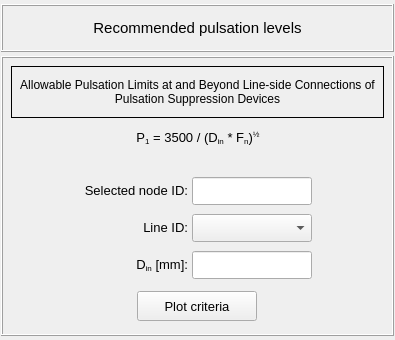
<?xml version="1.0" encoding="UTF-8"?>
<ui version="4.0">
 <class>Form</class>
 <widget class="QWidget" name="Form">
  <property name="geometry">
   <rect>
    <x>0</x>
    <y>0</y>
    <width>395</width>
    <height>340</height>
   </rect>
  </property>
  <property name="maximumSize">
   <size>
    <width>16777215</width>
    <height>340</height>
   </size>
  </property>
  <property name="windowTitle">
   <string>Form</string>
  </property>
  <layout class="QGridLayout" name="gridLayout">
   <property name="leftMargin">
    <number>1</number>
   </property>
   <property name="topMargin">
    <number>4</number>
   </property>
   <property name="rightMargin">
    <number>1</number>
   </property>
   <property name="bottomMargin">
    <number>4</number>
   </property>
   <property name="verticalSpacing">
    <number>4</number>
   </property>
   <item row="0" column="0">
    <widget class="QFrame" name="frame_title">
     <property name="minimumSize">
      <size>
       <width>0</width>
       <height>48</height>
      </size>
     </property>
     <property name="maximumSize">
      <size>
       <width>16777215</width>
       <height>48</height>
      </size>
     </property>
     <property name="frameShape">
      <enum>QFrame::Box</enum>
     </property>
     <property name="frameShadow">
      <enum>QFrame::Raised</enum>
     </property>
     <layout class="QGridLayout" name="gridLayout_2">
      <item row="0" column="0">
       <widget class="QLabel" name="label">
        <property name="font">
         <font>
          <pointsize>11</pointsize>
          <weight>50</weight>
          <bold>false</bold>
          <kerning>false</kerning>
         </font>
        </property>
        <property name="text">
         <string>Recommended pulsation levels</string>
        </property>
        <property name="alignment">
         <set>Qt::AlignCenter</set>
        </property>
       </widget>
      </item>
     </layout>
    </widget>
   </item>
   <item row="1" column="0">
    <widget class="QFrame" name="frame_main">
     <property name="frameShape">
      <enum>QFrame::Box</enum>
     </property>
     <property name="frameShadow">
      <enum>QFrame::Raised</enum>
     </property>
     <layout class="QGridLayout" name="gridLayout_3">
      <property name="leftMargin">
       <number>4</number>
      </property>
      <property name="topMargin">
       <number>4</number>
      </property>
      <property name="rightMargin">
       <number>4</number>
      </property>
      <property name="bottomMargin">
       <number>4</number>
      </property>
      <property name="spacing">
       <number>4</number>
      </property>
      <item row="0" column="0">
       <widget class="QFrame" name="frame_14">
        <property name="frameShape">
         <enum>QFrame::NoFrame</enum>
        </property>
        <property name="frameShadow">
         <enum>QFrame::Raised</enum>
        </property>
        <layout class="QGridLayout" name="gridLayout_9">
         <property name="leftMargin">
          <number>4</number>
         </property>
         <property name="topMargin">
          <number>4</number>
         </property>
         <property name="rightMargin">
          <number>4</number>
         </property>
         <property name="bottomMargin">
          <number>0</number>
         </property>
         <property name="spacing">
          <number>4</number>
         </property>
         <item row="1" column="0">
          <widget class="QFrame" name="frame_15">
           <property name="minimumSize">
            <size>
             <width>0</width>
             <height>32</height>
            </size>
           </property>
           <property name="maximumSize">
            <size>
             <width>16777215</width>
             <height>32</height>
            </size>
           </property>
           <property name="frameShape">
            <enum>QFrame::NoFrame</enum>
           </property>
           <property name="frameShadow">
            <enum>QFrame::Raised</enum>
           </property>
           <layout class="QGridLayout" name="gridLayout_10">
            <property name="leftMargin">
             <number>2</number>
            </property>
            <property name="topMargin">
             <number>2</number>
            </property>
            <property name="rightMargin">
             <number>2</number>
            </property>
            <property name="bottomMargin">
             <number>2</number>
            </property>
            <property name="spacing">
             <number>2</number>
            </property>
            <item row="0" column="1">
             <widget class="QLabel" name="label_10">
              <property name="font">
               <font>
                <pointsize>10</pointsize>
               </font>
              </property>
              <property name="text">
               <string>&lt;html&gt;&lt;head/&gt;&lt;body&gt;&lt;p&gt;P&lt;span style=&quot; vertical-align:sub;&quot;&gt;1&lt;/span&gt; = 3500 / (D&lt;span style=&quot; vertical-align:sub;&quot;&gt;in&lt;/span&gt; * F&lt;span style=&quot; vertical-align:sub;&quot;&gt;n&lt;/span&gt;)&lt;span style=&quot; vertical-align:super;&quot;&gt;½&lt;/span&gt;&lt;/p&gt;&lt;/body&gt;&lt;/html&gt;</string>
              </property>
              <property name="alignment">
               <set>Qt::AlignCenter</set>
              </property>
              <property name="wordWrap">
               <bool>false</bool>
              </property>
             </widget>
            </item>
            <item row="0" column="0">
             <widget class="QFrame" name="frame_16">
              <property name="frameShape">
               <enum>QFrame::NoFrame</enum>
              </property>
              <property name="frameShadow">
               <enum>QFrame::Raised</enum>
              </property>
             </widget>
            </item>
            <item row="0" column="2">
             <widget class="QFrame" name="frame_17">
              <property name="frameShape">
               <enum>QFrame::NoFrame</enum>
              </property>
              <property name="frameShadow">
               <enum>QFrame::Raised</enum>
              </property>
             </widget>
            </item>
           </layout>
          </widget>
         </item>
         <item row="2" column="0">
          <widget class="QFrame" name="frame_18">
           <property name="minimumSize">
            <size>
             <width>0</width>
             <height>120</height>
            </size>
           </property>
           <property name="maximumSize">
            <size>
             <width>16777215</width>
             <height>100</height>
            </size>
           </property>
           <property name="frameShape">
            <enum>QFrame::NoFrame</enum>
           </property>
           <property name="frameShadow">
            <enum>QFrame::Raised</enum>
           </property>
           <layout class="QGridLayout" name="gridLayout_11">
            <property name="leftMargin">
             <number>2</number>
            </property>
            <property name="topMargin">
             <number>2</number>
            </property>
            <property name="rightMargin">
             <number>2</number>
            </property>
            <property name="bottomMargin">
             <number>2</number>
            </property>
            <property name="horizontalSpacing">
             <number>4</number>
            </property>
            <property name="verticalSpacing">
             <number>2</number>
            </property>
            <item row="0" column="2">
             <widget class="QLineEdit" name="lineEdit_selected_id">
              <property name="minimumSize">
               <size>
                <width>120</width>
                <height>28</height>
               </size>
              </property>
              <property name="maximumSize">
               <size>
                <width>120</width>
                <height>28</height>
               </size>
              </property>
              <property name="font">
               <font>
                <pointsize>10</pointsize>
               </font>
              </property>
              <property name="styleSheet">
               <string notr="true"/>
              </property>
              <property name="alignment">
               <set>Qt::AlignCenter</set>
              </property>
             </widget>
            </item>
            <item row="0" column="1">
             <widget class="QLabel" name="label_selected_id">
              <property name="minimumSize">
               <size>
                <width>0</width>
                <height>28</height>
               </size>
              </property>
              <property name="maximumSize">
               <size>
                <width>16777215</width>
                <height>28</height>
               </size>
              </property>
              <property name="font">
               <font>
                <pointsize>10</pointsize>
               </font>
              </property>
              <property name="text">
               <string>&lt;html&gt;&lt;head/&gt;&lt;body&gt;&lt;p&gt;Selected node ID:&lt;/p&gt;&lt;/body&gt;&lt;/html&gt;</string>
              </property>
              <property name="alignment">
               <set>Qt::AlignRight|Qt::AlignTrailing|Qt::AlignVCenter</set>
              </property>
             </widget>
            </item>
            <item row="2" column="1">
             <widget class="QLabel" name="label_13">
              <property name="minimumSize">
               <size>
                <width>0</width>
                <height>28</height>
               </size>
              </property>
              <property name="maximumSize">
               <size>
                <width>16777215</width>
                <height>28</height>
               </size>
              </property>
              <property name="font">
               <font>
                <pointsize>10</pointsize>
               </font>
              </property>
              <property name="text">
               <string>&lt;html&gt;&lt;head/&gt;&lt;body&gt;&lt;p&gt;D&lt;span style=&quot; vertical-align:sub;&quot;&gt;in&lt;/span&gt; [mm]:&lt;/p&gt;&lt;/body&gt;&lt;/html&gt;</string>
              </property>
              <property name="alignment">
               <set>Qt::AlignRight|Qt::AlignTrailing|Qt::AlignVCenter</set>
              </property>
             </widget>
            </item>
            <item row="2" column="2">
             <widget class="QLineEdit" name="lineEdit_internal_diameter">
              <property name="minimumSize">
               <size>
                <width>120</width>
                <height>28</height>
               </size>
              </property>
              <property name="maximumSize">
               <size>
                <width>120</width>
                <height>28</height>
               </size>
              </property>
              <property name="font">
               <font>
                <pointsize>10</pointsize>
               </font>
              </property>
              <property name="alignment">
               <set>Qt::AlignCenter</set>
              </property>
             </widget>
            </item>
            <item row="0" column="0">
             <widget class="QFrame" name="frame_4">
              <property name="frameShape">
               <enum>QFrame::NoFrame</enum>
              </property>
              <property name="frameShadow">
               <enum>QFrame::Raised</enum>
              </property>
             </widget>
            </item>
            <item row="0" column="3">
             <widget class="QFrame" name="frame_24">
              <property name="frameShape">
               <enum>QFrame::NoFrame</enum>
              </property>
              <property name="frameShadow">
               <enum>QFrame::Raised</enum>
              </property>
             </widget>
            </item>
            <item row="1" column="1">
             <widget class="QLabel" name="label_11">
              <property name="font">
               <font>
                <pointsize>10</pointsize>
               </font>
              </property>
              <property name="text">
               <string>&lt;html&gt;&lt;head/&gt;&lt;body&gt;&lt;p&gt;Line ID:&lt;/p&gt;&lt;/body&gt;&lt;/html&gt;</string>
              </property>
              <property name="alignment">
               <set>Qt::AlignRight|Qt::AlignTrailing|Qt::AlignVCenter</set>
              </property>
             </widget>
            </item>
            <item row="1" column="2">
             <widget class="QComboBox" name="comboBox_line_ids">
              <property name="minimumSize">
               <size>
                <width>120</width>
                <height>28</height>
               </size>
              </property>
              <property name="maximumSize">
               <size>
                <width>120</width>
                <height>28</height>
               </size>
              </property>
              <property name="font">
               <font>
                <pointsize>10</pointsize>
               </font>
              </property>
             </widget>
            </item>
           </layout>
          </widget>
         </item>
         <item row="3" column="0">
          <widget class="QFrame" name="frame_21">
           <property name="minimumSize">
            <size>
             <width>0</width>
             <height>48</height>
            </size>
           </property>
           <property name="maximumSize">
            <size>
             <width>16777215</width>
             <height>48</height>
            </size>
           </property>
           <property name="frameShape">
            <enum>QFrame::NoFrame</enum>
           </property>
           <property name="frameShadow">
            <enum>QFrame::Raised</enum>
           </property>
           <layout class="QGridLayout" name="gridLayout_12">
            <property name="leftMargin">
             <number>2</number>
            </property>
            <property name="topMargin">
             <number>2</number>
            </property>
            <property name="rightMargin">
             <number>2</number>
            </property>
            <property name="bottomMargin">
             <number>2</number>
            </property>
            <property name="spacing">
             <number>2</number>
            </property>
            <item row="0" column="0">
             <widget class="QPushButton" name="pushButton_plot_criteria">
              <property name="minimumSize">
               <size>
                <width>100</width>
                <height>30</height>
               </size>
              </property>
              <property name="maximumSize">
               <size>
                <width>120</width>
                <height>30</height>
               </size>
              </property>
              <property name="font">
               <font>
                <family>MS Shell Dlg 2</family>
                <pointsize>10</pointsize>
                <weight>50</weight>
                <italic>false</italic>
                <bold>false</bold>
               </font>
              </property>
              <property name="styleSheet">
               <string notr="true"/>
              </property>
              <property name="text">
               <string>Plot criteria</string>
              </property>
              <property name="flat">
               <bool>false</bool>
              </property>
             </widget>
            </item>
           </layout>
          </widget>
         </item>
         <item row="0" column="0">
          <widget class="QLabel" name="label_second_criteria">
           <property name="minimumSize">
            <size>
             <width>0</width>
             <height>40</height>
            </size>
           </property>
           <property name="maximumSize">
            <size>
             <width>16777215</width>
             <height>52</height>
            </size>
           </property>
           <property name="font">
            <font>
             <pointsize>9</pointsize>
             <weight>50</weight>
             <bold>false</bold>
            </font>
           </property>
           <property name="frameShape">
            <enum>QFrame::Box</enum>
           </property>
           <property name="text">
            <string>Allowable Pulsation Limits at and Beyond Line-side Connections of Pulsation Suppression Devices</string>
           </property>
           <property name="alignment">
            <set>Qt::AlignCenter</set>
           </property>
           <property name="wordWrap">
            <bool>true</bool>
           </property>
           <property name="margin">
            <number>6</number>
           </property>
          </widget>
         </item>
        </layout>
       </widget>
      </item>
     </layout>
    </widget>
   </item>
  </layout>
 </widget>
 <tabstops>
  <tabstop>lineEdit_selected_id</tabstop>
  <tabstop>lineEdit_internal_diameter</tabstop>
  <tabstop>pushButton_plot_criteria</tabstop>
 </tabstops>
 <resources/>
 <connections/>
</ui>
